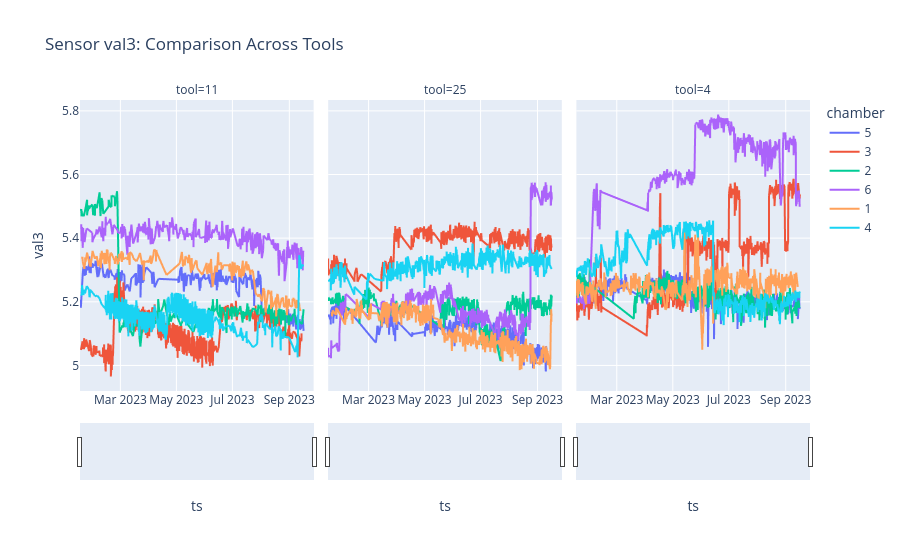

Notebook code cell kept with this figure:
### Markdown cell above
## 1. Faceting (Automatic Subplots)
Comparing multiple tools side-by-side using the `facet_col` parameter.

### Code cell
df = pd.read_csv(DATA_PATH, index_col=0)
df['ts'] = pd.to_datetime(df['ts'])

# Select a few tools for the demo
selected_tools = df['tool'].unique()[:3]
df_filtered = df[df['tool'].isin(selected_tools)].sort_values('ts')

fig = px.line(
    df_filtered,
    x='ts',
    y='val3',
    facet_col='tool',
    color='chamber',
    title='Sensor val3: Comparison Across Tools'
)

# Add a range slider for time navigation
fig.update_xaxes(rangeslider_visible=True)

fig.show()

### Figure 1 — Plotly figure (JSON) as saved in the notebook; plotly's stock layout.template omitted (floating-point values rounded to 4 significant figures; data arrays with more than 128 entries replaced by an {"elided": "..."} marker saying what was removed)
{"data": [{"hovertemplate": "chamber=5<br>tool=11<br>ts=%{x}<br>val3=%{y}<extra></extra>", "legendgroup": "5", "line": {"color": "#636efa", "dash": "solid"}, "marker": {"symbol": "circle"}, "mode": "lines", "name": "5", "showlegend": true, "type": "scattergl", "x": {"elided": "323 str values"}, "xaxis": "x", "y": {"elided": "323 float values"}, "yaxis": "y"}, {"hovertemplate": "chamber=5<br>tool=25<br>ts=%{x}<br>val3=%{y}<extra></extra>", "legendgroup": "5", "line": {"color": "#636efa", "dash": "solid"}, "marker": {"symbol": "circle"}, "mode": "lines", "name": "5", "showlegend": false, "type": "scattergl", "x": {"elided": "647 str values"}, "xaxis": "x2", "y": {"elided": "647 float values"}, "yaxis": "y2"}, {"hovertemplate": "chamber=5<br>tool=4<br>ts=%{x}<br>val3=%{y}<extra></extra>", "legendgroup": "5", "line": {"color": "#636efa", "dash": "solid"}, "marker": {"symbol": "circle"}, "mode": "lines", "name": "5", "showlegend": false, "type": "scattergl", "x": {"elided": "620 str values"}, "xaxis": "x3", "y": {"elided": "620 float values"}, "yaxis": "y3"}, {"hovertemplate": "chamber=3<br>tool=11<br>ts=%{x}<br>val3=%{y}<extra></extra>", "legendgroup": "3", "line": {"color": "#EF553B", "dash": "solid"}, "marker": {"symbol": "circle"}, "mode": "lines", "name": "3", "showlegend": true, "type": "scattergl", "x": {"elided": "1354 str values"}, "xaxis": "x", "y": {"elided": "1354 float values"}, "yaxis": "y"}, {"hovertemplate": "chamber=3<br>tool=25<br>ts=%{x}<br>val3=%{y}<extra></extra>", "legendgroup": "3", "line": {"color": "#EF553B", "dash": "solid"}, "marker": {"symbol": "circle"}, "mode": "lines", "name": "3", "showlegend": false, "type": "scattergl", "x": {"elided": "682 str values"}, "xaxis": "x2", "y": {"elided": "682 float values"}, "yaxis": "y2"}, {"hovertemplate": "chamber=3<br>tool=4<br>ts=%{x}<br>val3=%{y}<extra></extra>", "legendgroup": "3", "line": {"color": "#EF553B", "dash": "solid"}, "marker": {"symbol": "circle"}, "mode": "lines", "name": "3", "showlegend": false, "type": "scattergl", "x": {"elided": "611 str values"}, "xaxis": "x3", "y": {"elided": "611 float values"}, "yaxis": "y3"}, {"hovertemplate": "chamber=2<br>tool=11<br>ts=%{x}<br>val3=%{y}<extra></extra>", "legendgroup": "2", "line": {"color": "#00cc96", "dash": "solid"}, "marker": {"symbol": "circle"}, "mode": "lines", "name": "2", "showlegend": true, "type": "scattergl", "x": {"elided": "237 str values"}, "xaxis": "x", "y": {"elided": "237 float values"}, "yaxis": "y"}, {"hovertemplate": "chamber=2<br>tool=25<br>ts=%{x}<br>val3=%{y}<extra></extra>", "legendgroup": "2", "line": {"color": "#00cc96", "dash": "solid"}, "marker": {"symbol": "circle"}, "mode": "lines", "name": "2", "showlegend": false, "type": "scattergl", "x": {"elided": "596 str values"}, "xaxis": "x2", "y": {"elided": "596 float values"}, "yaxis": "y2"}, {"hovertemplate": "chamber=2<br>tool=4<br>ts=%{x}<br>val3=%{y}<extra></extra>", "legendgroup": "2", "line": {"color": "#00cc96", "dash": "solid"}, "marker": {"symbol": "circle"}, "mode": "lines", "name": "2", "showlegend": false, "type": "scattergl", "x": {"elided": "730 str values"}, "xaxis": "x3", "y": {"elided": "730 float values"}, "yaxis": "y3"}, {"hovertemplate": "chamber=6<br>tool=11<br>ts=%{x}<br>val3=%{y}<extra></extra>", "legendgroup": "6", "line": {"color": "#ab63fa", "dash": "solid"}, "marker": {"symbol": "circle"}, "mode": "lines", "name": "6", "showlegend": true, "type": "scattergl", "x": {"elided": "291 str values"}, "xaxis": "x", "y": {"elided": "291 float values"}, "yaxis": "y"}, {"hovertemplate": "chamber=6<br>tool=25<br>ts=%{x}<br>val3=%{y}<extra></extra>", "legendgroup": "6", "line": {"color": "#ab63fa", "dash": "solid"}, "marker": {"symbol": "circle"}, "mode": "lines", "name": "6", "showlegend": false, "type": "scattergl", "x": {"elided": "612 str values"}, "xaxis": "x2", "y": {"elided": "612 float values"}, "yaxis": "y2"}, {"hovertemplate": "chamber=6<br>tool=4<br>ts=%{x}<br>val3=%{y}<extra></extra>", "legendgroup": "6", "line": {"color": "#ab63fa", "dash": "solid"}, "marker": {"symbol": "circle"}, "mode": "lines", "name": "6", "showlegend": false, "type": "scattergl", "x": {"elided": "569 str values"}, "xaxis": "x3", "y": {"elided": "569 float values"}, "yaxis": "y3"}, {"hovertemplate": "chamber=1<br>tool=11<br>ts=%{x}<br>val3=%{y}<extra></extra>", "legendgroup": "1", "line": {"color": "#FFA15A", "dash": "solid"}, "marker": {"symbol": "circle"}, "mode": "lines", "name": "1", "showlegend": true, "type": "scattergl", "x": {"elided": "252 str values"}, "xaxis": "x", "y": {"elided": "252 float values"}, "yaxis": "y"}, {"hovertemplate": "chamber=1<br>tool=25<br>ts=%{x}<br>val3=%{y}<extra></extra>", "legendgroup": "1", "line": {"color": "#FFA15A", "dash": "solid"}, "marker": {"symbol": "circle"}, "mode": "lines", "name": "1", "showlegend": false, "type": "scattergl", "x": {"elided": "783 str values"}, "xaxis": "x2", "y": {"elided": "783 float values"}, "yaxis": "y2"}, {"hovertemplate": "chamber=1<br>tool=4<br>ts=%{x}<br>val3=%{y}<extra></extra>", "legendgroup": "1", "line": {"color": "#FFA15A", "dash": "solid"}, "marker": {"symbol": "circle"}, "mode": "lines", "name": "1", "showlegend": false, "type": "scattergl", "x": {"elided": "831 str values"}, "xaxis": "x3", "y": {"elided": "831 float values"}, "yaxis": "y3"}, {"hovertemplate": "chamber=4<br>tool=11<br>ts=%{x}<br>val3=%{y}<extra></extra>", "legendgroup": "4", "line": {"color": "#19d3f3", "dash": "solid"}, "marker": {"symbol": "circle"}, "mode": "lines", "name": "4", "showlegend": true, "type": "scattergl", "x": {"elided": "1543 str values"}, "xaxis": "x", "y": {"elided": "1543 float values"}, "yaxis": "y"}, {"hovertemplate": "chamber=4<br>tool=25<br>ts=%{x}<br>val3=%{y}<extra></extra>", "legendgroup": "4", "line": {"color": "#19d3f3", "dash": "solid"}, "marker": {"symbol": "circle"}, "mode": "lines", "name": "4", "showlegend": false, "type": "scattergl", "x": {"elided": "680 str values"}, "xaxis": "x2", "y": {"elided": "680 float values"}, "yaxis": "y2"}, {"hovertemplate": "chamber=4<br>tool=4<br>ts=%{x}<br>val3=%{y}<extra></extra>", "legendgroup": "4", "line": {"color": "#19d3f3", "dash": "solid"}, "marker": {"symbol": "circle"}, "mode": "lines", "name": "4", "showlegend": false, "type": "scattergl", "x": {"elided": "639 str values"}, "xaxis": "x3", "y": {"elided": "639 float values"}, "yaxis": "y3"}], "layout": {"annotations": [{"font": {}, "showarrow": false, "text": "tool=11", "x": 0.16, "xanchor": "center", "xref": "paper", "y": 1, "yanchor": "bottom", "yref": "paper"}, {"font": {}, "showarrow": false, "text": "tool=25", "x": 0.5, "xanchor": "center", "xref": "paper", "y": 1, "yanchor": "bottom", "yref": "paper"}, {"font": {}, "showarrow": false, "text": "tool=4", "x": 0.84, "xanchor": "center", "xref": "paper", "y": 1, "yanchor": "bottom", "yref": "paper"}], "legend": {"title": {"text": "chamber"}, "tracegroupgap": 0}, "title": {"text": "Sensor val3: Comparison Across Tools"}, "xaxis": {"anchor": "y", "domain": [0, 0.32], "rangeslider": {"visible": true}, "title": {"text": "ts"}}, "xaxis2": {"anchor": "y2", "domain": [0.34, 0.66], "matches": "x", "rangeslider": {"visible": true}, "title": {"text": "ts"}}, "xaxis3": {"anchor": "y3", "domain": [0.68, 1.0], "matches": "x", "rangeslider": {"visible": true}, "title": {"text": "ts"}}, "yaxis": {"anchor": "x", "domain": [0, 1], "title": {"text": "val3"}}, "yaxis2": {"anchor": "x2", "domain": [0, 1], "matches": "y", "showticklabels": false}, "yaxis3": {"anchor": "x3", "domain": [0, 1], "matches": "y", "showticklabels": false}}}
